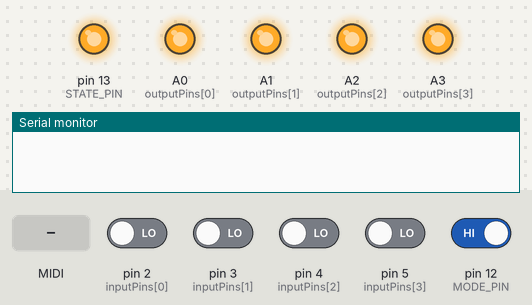
A sketch run on a simulated Teensy 4. Parts: output pins drawn as LEDs (lit = HIGH), the last lines printed to the serial monitor. The inputs (shaded band) are chosen by the test bench; at power-on: pin 12 (MODE_PIN) HIGH, pin 2 (inputPins[0]), pin 3 (inputPins[1]), pin 4 (inputPins[2]), pin 5 (inputPins[3]) LOW. MIDI output is not drawn.

Above: at 1.2 s.
1.3 s: MIDI note 60 received
At 1.45 s:
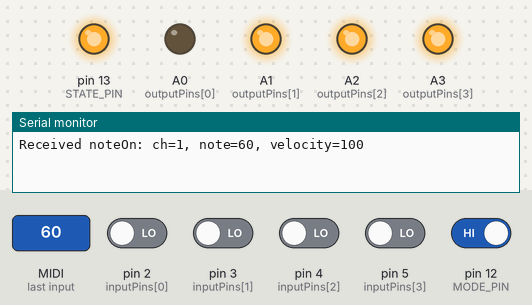
3.1 s: pin 2 (inputPins[0]) driven HIGH
4.6 s: pin 2 (inputPins[0]) driven LOW and pin 12 (MODE_PIN) driven LOW
6.1 s: pin 3 (inputPins[1]) driven HIGH
Timing chart, 0 to 8.6 s (numbered marks = the images above; inputs shaded):
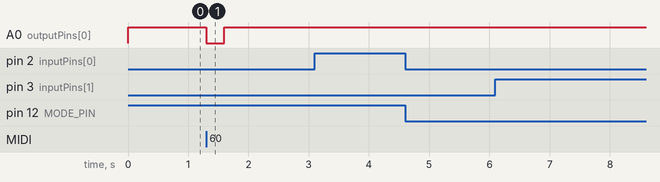

Measured:
- after the input at 1.3 s, A0 (outputPins[0]): HIGH → LOW at once, → HIGH 0.30 s later

The sketch:

midiGPIO_v0.2.2.ino
```cpp
/* midiGPIO (General Purpose Hardware In and Outputs controlled by Midi)
   Created by Mike Utz

   Works with USB and Serial Midi
   Contains 4 Inputs sending Midi Note or Programm Change Messages.
   One Input for chnage the Mode sending Midi Notes or Programm Change
   4 Outputs setting its state high or low by sending Midi Note On and Off.

   You must select Board: Teensy-LC or Tennsy-4.0 // USB-Type: Serial + MIDI from the "Tools menu.

   History:
   Version 0.1.  / First Edition)
   Version 0.2.  / Added dual MIDI output (USB + Serial) and input handling for both sources
   Version 0.2.1 / Changed Output to initiasl state HIGH for 4 Channel Relais Module (SeedStudio)
   Version 0.2.2 / Added Serial Output
*/

#include <MIDI.h>

// Created and binds the MIDI interface to the default hardware Serial port
MIDI_CREATE_INSTANCE(HardwareSerial, Serial1, MIDI);

// --- Configuration -------------------------------------------------------
const uint8_t inputPins[4]  = {2, 3, 4, 5};      // 4 physical input pins
const uint8_t outputPins[4] = {14, 15, 16, 17};  // 4 physical output pins
const uint8_t noteNumbers[4] = {60, 61, 62, 63}; // MIDI note numbers mapped to each IO

// Program change numbers to send in "program mode" (0..127)
const uint8_t programNumbers[4] = {0, 1, 2, 3};

const uint8_t MODE_PIN = 12;  // when HIGH => program-change mode; when LOW => note mode
const uint8_t STATE_PIN = 13; // shows the state of the Board = Ready

const uint8_t MIDI_CHANNEL = 1;   // 1..16 (set to desired channel). Use 1 for channel 1.
const unsigned long DEBOUNCE_MS = 10; // debounce interval in ms

// If true, a logical HIGH on an input means "active" => send Note On or Program Change.
// If false, a logical LOW means "active" (useful when wiring switches to GND + INPUT_PULLUP).
const bool INPUT_ACTIVE_HIGH = true;

// Velocity to send for Note On. Note Offs use velocity 0 (or send sendNoteOff).
const uint8_t NOTE_ON_VELOCITY = 110;

// -------------------------------------------------------------------------

// State tracking for inputs (debounce / change detection)
bool lastStableState[4];
bool lastReadState[4];
unsigned long lastDebounceTime[4];

// Forward declarations
void handleNoteOn(byte channel, byte note, byte velocity);
void handleNoteOff(byte channel, byte note, byte velocity);
void sendMidiNoteOn(uint8_t note, uint8_t velocity, uint8_t channel);
void sendMidiNoteOff(uint8_t note, uint8_t velocity, uint8_t channel);
void sendMidiProgramChange(uint8_t program, uint8_t channel);
void processNoteOn(byte channel, byte note, byte velocity);
void processNoteOff(byte channel, byte note, byte velocity);

void setup() {
  // Initialize Serial for debug if needed (uncomment to use).
  // Serial.begin(115200);
  // while (!Serial) { ; }

  // Configure input pins. Use INPUT_PULLUP if wiring switches to ground.
  for (uint8_t i = 0; i < 4; ++i) {
    // If you want external pull-downs or pushbutton to VCC, use INPUT
    // If buttons go to GND, use INPUT_PULLUP and set INPUT_ACTIVE_HIGH = false
    pinMode(inputPins[i], INPUT);
    lastReadState[i] = digitalRead(inputPins[i]);
    lastStableState[i] = lastReadState[i];
    lastDebounceTime[i] = millis();
  }

  // Configure MODE pin
  // If your switch pulls the pin to GND when active, use INPUT_PULLUP and invert logic accordingly.
  pinMode(MODE_PIN, INPUT_PULLUP);
  // If you prefer to use the internal pullup for MODE_PIN, change the line above to:
  // pinMode(MODE_PIN, INPUT_PULLUP);

  // Configure outputs
  for (uint8_t i = 0; i < 4; ++i) {
    pinMode(outputPins[i], OUTPUT);
    digitalWrite(outputPins[i], HIGH); // default OFF
  }

  // Configure STATE pin
  pinMode(STATE_PIN, OUTPUT);

  // Register MIDI handlers for USB MIDI
  usbMIDI.setHandleNoteOn(handleNoteOn);
  usbMIDI.setHandleNoteOff(handleNoteOff);

  // Register MIDI handlers for Serial MIDI
  MIDI.setHandleNoteOn(handleNoteOn);
  MIDI.setHandleNoteOff(handleNoteOff);

  // Start the Hardware MIDI Output and listen just to Channel 1
  MIDI.begin(MIDI_CHANNEL_OMNI);

  // Optionally send a startup message (comment out if not needed)
  // sendMidiNoteOn(60, 0, MIDI_CHANNEL);

  // Start Serial Output for print some messages
  Serial.begin(57600);

  // Set State Pin High
  digitalWrite(STATE_PIN, HIGH);
}

void loop() {
  // Process incoming USB and Serial MIDI (will call note handlers)
  while (MIDI.read()) {
    // will invoke our registered handlers.
  }
  while (usbMIDI.read()) {
    // usbMIDI.read() will invoke our registered handlers.
  }

  // Read current mode (HIGH => program-change mode)
  bool programMode = (digitalRead(MODE_PIN) == HIGH);

  // Poll inputs and send MIDI on change (with debounce)
  unsigned long now = millis();
  for (uint8_t i = 0; i < 4; ++i) {
    bool reading = digitalRead(inputPins[i]);

    // If the reading changed, reset the debounce timer
    if (reading != lastReadState[i]) {
      lastDebounceTime[i] = now;
      lastReadState[i] = reading;
    }

    // If the reading has been stable for longer than debounce interval,
    // consider it a valid state and check for a change from stable state
    if ((now - lastDebounceTime[i]) >= DEBOUNCE_MS) {
      if (lastStableState[i] != reading) {
        lastStableState[i] = reading;

        bool active;
        if (INPUT_ACTIVE_HIGH) {
          active = (reading == HIGH);
        } else {
          active = (reading == LOW);
        }

        uint8_t note = noteNumbers[i];
        if (active) {
          // Active: either send Program Change (in program mode) or Note On (in note mode)
          if (programMode) {
            uint8_t program = programNumbers[i];
            sendMidiProgramChange(program, MIDI_CHANNEL);
          } else {
            // Send Note On
            sendMidiNoteOn(note, NOTE_ON_VELOCITY, MIDI_CHANNEL);
          }
        } else {
          // In note mode, send Note Off on release. In program mode, do nothing on release.
          if (!programMode) {
            // Send Note Off
            sendMidiNoteOff(note, 0, MIDI_CHANNEL);
          } else {
            // program mode: no action on release (Program Change is a single event)
          }
        }
      }
    }
  }
  // Small idle delay — adjust as needed
  delay(1);
}

// -------------------------------------------------------------------------
// MIDI Output Functions (send to both USB and Serial MIDI)
// -------------------------------------------------------------------------

void sendMidiNoteOn(uint8_t note, uint8_t velocity, uint8_t channel) {
  // Send via USB MIDI
  usbMIDI.sendNoteOn(note, velocity, channel);
  // Send via Serial MIDI
  MIDI.sendNoteOn(note, velocity, channel);
  // Send Messaage to Serial Port
  Serial.println(String("Send noteOn: ch=") + channel + ", note=" + note + ", velocity=" + velocity);
}

void sendMidiNoteOff(uint8_t note, uint8_t velocity, uint8_t channel) {
  // Send via USB MIDI
  usbMIDI.sendNoteOff(note, velocity, channel);
  // Send via Serial MIDI
  MIDI.sendNoteOff(note, velocity, channel);
  // Send Messaage to Serial Port
  Serial.println(String("Send noteOff: ch=") + channel + ", note=" + note + ", velocity=" + velocity);
}

void sendMidiProgramChange(uint8_t program, uint8_t channel) {
  // Send via USB MIDI
  usbMIDI.sendProgramChange(program, channel);
  // Send via Serial MIDI
  MIDI.sendProgramChange(program, channel);
  // Send Messaage to Serial Port
  Serial.println(String("Send programChange") + program + ", channel" + channel);
}

// -------------------------------------------------------------------------
// MIDI Input Callbacks (unified handling for both USB and Serial MIDI)
// -------------------------------------------------------------------------

void handleNoteOn(byte channel, byte note, byte velocity) {
  // Process the note on message
  processNoteOn(channel, note, velocity);
  // Send Messaage to Serial Port
  Serial.println(String("Received noteOn: ch=") + channel + ", note=" + note + ", velocity=" + velocity);
}

void handleNoteOff(byte channel, byte note, byte velocity) {
  // Process the note off message
  processNoteOff(channel, note, velocity);
  // Send Messaage to Serial Port
  Serial.println(String("Received noteOff: ch=") + channel + ", note=" + note + ", velocity=" + velocity);
}

// -------------------------------------------------------------------------
// MIDI Message Processing (handles output switching)
// -------------------------------------------------------------------------

void processNoteOn(byte channel, byte note, byte velocity) {
  // We can filter by channel if desired:
  if ((int)channel != MIDI_CHANNEL) {
    // comment out this return if you want to respond to all channels
    // return;
  }

  // If NoteOn with velocity 0, treat it as NoteOff (some senders do that)
  if (velocity == 0) {
    // treat as NoteOff
    processNoteOff(channel, note, velocity);
    return;
  }

  // Find matching note in our mapping and set the corresponding output HIGH
  for (uint8_t i = 0; i < 4; ++i) {
    if (noteNumbers[i] == note) {
      digitalWrite(outputPins[i], LOW);
      break;
    }
  }
}

void processNoteOff(byte channel, byte note, byte velocity) {
  if ((int)channel != MIDI_CHANNEL) {
    // comment out this return if you want to respond to all channels
    // return;
  }

  for (uint8_t i = 0; i < 4; ++i) {
    if (noteNumbers[i] == note) {
      digitalWrite(outputPins[i], HIGH);
      break;
    }
  }
}
```
